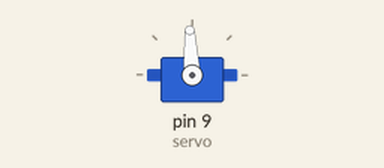
The sketch below on a simulated Arduino Uno, built with avr-gcc and run on an emulated ATmega328P. Parts: servo.

Above: at 0.05 s.
At 1.5 s:
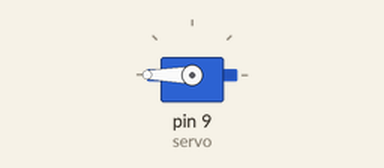
At 3.85 s:
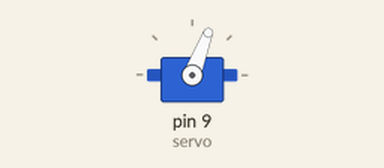
At 6.4 s:
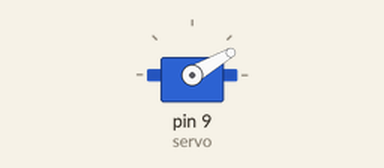
Timing chart, 0 to 11.0 s (numbered marks = the images above):
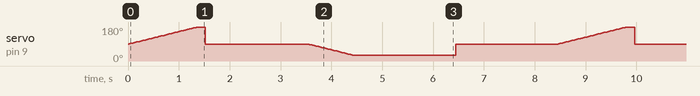

The sketch:

servo_right_left.ino
```cpp
#include<Servo.h>
Servo servo;
int ini = 90;

void setup() {
  servo.attach(9);
  servo.write(ini);
  }

void loop() {
  for(int pos = ini; pos<=ini+100; pos++)
  {
    servo.write(pos);
    delay(15);
  }
  servo.write(90);
  delay(2000);

  for(int pos = ini; pos>=ini-60; pos--)
  {
    servo.write(pos);
    delay(15);
  }
  delay(2000);
  servo.write(90);
  delay(2000);
}
```
